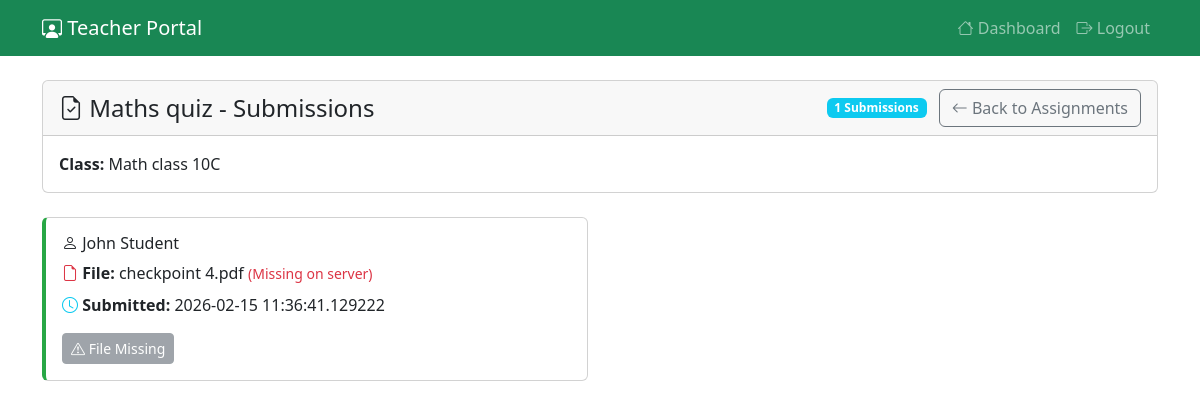
The app's page /teacher/submissions?assignment_id=4 (signed in) with its own data.
### tables this page shows
CREATE TABLE assignments (
    id INTEGER PRIMARY KEY AUTOINCREMENT,
    title TEXT NOT NULL,
    description TEXT,
    class_id INTEGER,
    teacher_id INTEGER,
    due_date DATETIME,
    total_marks INTEGER DEFAULT 100,
    assignment_type TEXT DEFAULT 'assignment',
    status TEXT DEFAULT 'active',
    created_at TIMESTAMP DEFAULT CURRENT_TIMESTAMP,
    file_path TEXT,
    original_filename TEXT,
    points INTEGER,
    allow_late_submission INTEGER DEFAULT 0,
    FOREIGN KEY (class_id) REFERENCES classes (id),
    FOREIGN KEY (teacher_id) REFERENCES users (id)
);

CREATE TABLE classes (
    id INTEGER PRIMARY KEY AUTOINCREMENT,
    name TEXT NOT NULL,
    subject TEXT,
    grade_level TEXT,
    teacher_id INTEGER,
    description TEXT,
    created_at TIMESTAMP DEFAULT CURRENT_TIMESTAMP,
    type TEXT DEFAULT 'regular',
    status TEXT DEFAULT 'active',
    schedule_days TEXT,
    schedule_time_start TEXT,
    schedule_time_end TEXT,
    section TEXT,
    schedule_pdf_path TEXT,
    meeting_link TEXT,
    max_students INTEGER DEFAULT 30,
    created_by INTEGER,
    updated_by INTEGER,
    updated_on DATETIME,
    created_on DATETIME,
    FOREIGN KEY (teacher_id) REFERENCES users (id)
);

CREATE TABLE submissions (
    id INTEGER PRIMARY KEY AUTOINCREMENT,
    assignment_id INTEGER NOT NULL,
    student_id INTEGER NOT NULL,
    file_path TEXT NOT NULL,
    original_filename TEXT NOT NULL,
    submitted_on DATETIME DEFAULT CURRENT_TIMESTAMP,
    status TEXT DEFAULT 'submitted',
    grade REAL,
    feedback TEXT,
    graded_by INTEGER,
    graded_on DATETIME,
    FOREIGN KEY (assignment_id) REFERENCES assignments (id),
    FOREIGN KEY (student_id) REFERENCES users (id),
    FOREIGN KEY (graded_by) REFERENCES users (id)
);

CREATE TABLE users (
    id INTEGER PRIMARY KEY AUTOINCREMENT,
    username TEXT UNIQUE NOT NULL,
    password TEXT NOT NULL,
    role TEXT NOT NULL DEFAULT 'student',
    name TEXT,
    email TEXT,
    phone TEXT,
    address TEXT,
    created_by INTEGER,
    updated_by INTEGER,
    updated_on DATETIME,
    created_on DATETIME
);

### routes/teacher.py (the view, shortened to what this page needs)
@teacher_bp.route('/submissions')
def submissions():
    if 'role' not in session or session['role'] != 'teacher':
        return redirect(url_for('auth.login'))
    assignment_id = request.args.get('assignment_id')
    teacher_id = session.get('user_id')
    if assignment_id:
        conn = get_db()
        cur = conn.cursor()
        try:
            cur.execute('''
                SELECT a.id, a.title, c.name as class_name
                FROM assignments a
                JOIN classes c ON a.class_id = c.id
                WHERE a.id = ? AND a.teacher_id = ?
            ''', (assignment_id, teacher_id))
            assignment = cur.fetchone()
            if not assignment:
                flash('Assignment not found or access denied', 'error')
                return redirect(url_for('teacher.submissions'))
            cur.execute('''
                SELECT s.id, s.student_id, u.name as student_name, s.original_filename,
                       s.submitted_on, s.file_path
                FROM submissions s
                JOIN users u ON s.student_id = u.id
                WHERE s.assignment_id = ?
                ORDER BY s.submitted_on DESC
            ''', (assignment_id,))
            submissions = []
            for row in cur.fetchall():
                submissions.append({
                    'id': row[0],
                    'student_id': row[1],
                    'student_name': row[2],
                    'filename': row[3],
                    'submitted_on': row[4],
                    'file_exists': os.path.exists(os.path.join(os.getcwd(), row[5])) if row[5] else False
                })
            return render_template('teacher/assignment_submissions.html',
                                 assignment=assignment, submissions=submissions)
        except Exception as e:
            flash(f'Error loading submissions: {str(e)}', 'error')
            return redirect(url_for('teacher.submissions'))
        finally:
            conn.close()

### routes/teacher.py (called while the page is built)
def get_db():
    return sqlite3.connect('users.db')

### templates/teacher/assignment_submissions.html (shortened to what this page needs)
<!DOCTYPE html>
<html lang="en">
<head>
    <link href="https://cdn.jsdelivr.net/npm/bootstrap@5.3.0/dist/css/bootstrap.min.css" rel="stylesheet">
    <link href="https://cdn.jsdelivr.net/npm/bootstrap-icons@1.10.0/font/bootstrap-icons.css" rel="stylesheet">
</head>
<body>
    <nav class="navbar navbar-expand-lg navbar-dark bg-success">
        <div class="container">
            <a class="navbar-brand" href="{{ url_for('teacher.dashboard') }}">
                <i class="bi bi-person-workspace"></i> Teacher Portal
            </a>
            <div class="navbar-nav ms-auto">
                <a class="nav-link" href="{{ url_for('teacher.dashboard') }}">
                    <i class="bi bi-house"></i> Dashboard
                </a>
                <a class="nav-link" href="{{ url_for('auth.logout') }}">
                    <i class="bi bi-box-arrow-right"></i> Logout
                </a>
            </div>
        </div>
    </nav>
    <div class="container mt-4">
        <div class="row mb-4">
            <div class="col-12">
                <div class="card">
                    <div class="card-header d-flex justify-content-between align-items-center">
                        <h4 class="mb-0">
                            <i class="bi bi-file-earmark-check"></i>
                            {{ assignment[1] }} - Submissions
                        </h4>
                        <div>
                            <span class="badge bg-info">{{ submissions|length }} Submissions</span>
                            <a href="{{ url_for('teacher.submissions') }}" class="btn btn-outline-secondary ms-2">
                                <i class="bi bi-arrow-left"></i> Back to Assignments
                            </a>
                        </div>
                    </div>
                    <div class="card-body">
                        <p class="mb-0">
                            <strong>Class:</strong> {{ assignment[2] }}
                        </p>
                    </div>
                </div>
            </div>
        </div>
        <div class="row">
            {% if submissions %}
                {% for submission in submissions %}
                <div class="col-md-6 mb-3">
                    <div class="card submission-card">
                        <div class="card-body">
                            <h6 class="card-title">
                                <i class="bi bi-person"></i> {{ submission.student_name }}
                            </h6>
                            <div class="mb-2">
                                <i class="bi bi-file-earmark {% if submission.file_exists %}text-success{% else %}text-danger{% endif %}"></i>
                                <strong>File:</strong> {{ submission.filename }}
                                {% if not submission.file_exists %}
                                    <small class="text-danger">(Missing on server)</small>
                                {% endif %}
                            </div>
                            <div class="mb-2">
                                <i class="bi bi-clock text-info"></i>
                                <strong>Submitted:</strong> {{ submission.submitted_on }}
                            </div>
                            <div class="mt-3">
                                {% if submission.file_exists %}
                                    <a href="{{ url_for('teacher.download_submission', submission_id=submission.id) }}"
                                       class="btn btn-success btn-sm">
                                        <i class="bi bi-download"></i> Download
                                    </a>
                                {% else %}
                                    <button class="btn btn-secondary btn-sm" disabled>
                                        <i class="bi bi-exclamation-triangle"></i> File Missing
                                    </button>
                                {% endif %}
                            </div>
                        </div>
                    </div>
                </div>
                {% endfor %}
            {% endif %}
        </div>
    </div>
</body>
</html>

### templates/teacher/assignment_submissions.html (style rules this page uses)
.submission-card { border-left: 4px solid #28a745; }

### records on screen
assignments: title "Maths quiz"
classes: name "Math class 10C"
submissions: student_name "John Student", filename "checkpoint 4.pdf", submitted_on "2026-02-15 11:36:41.129222"

### other values on screen
{{ submissions|length }} "1"
